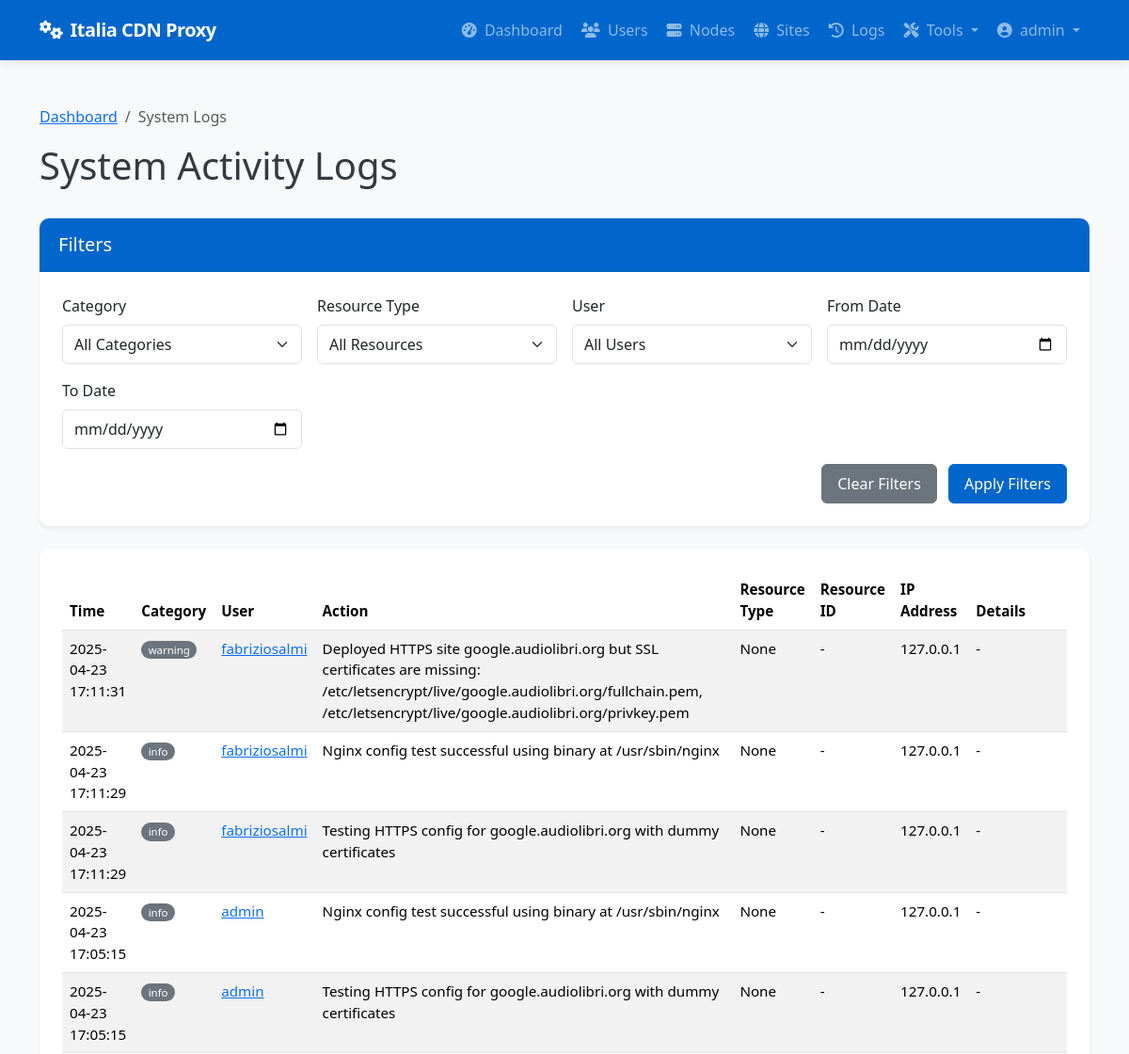
The page /admin/system/logs (signed in, upper part) on the database as committed earlier.
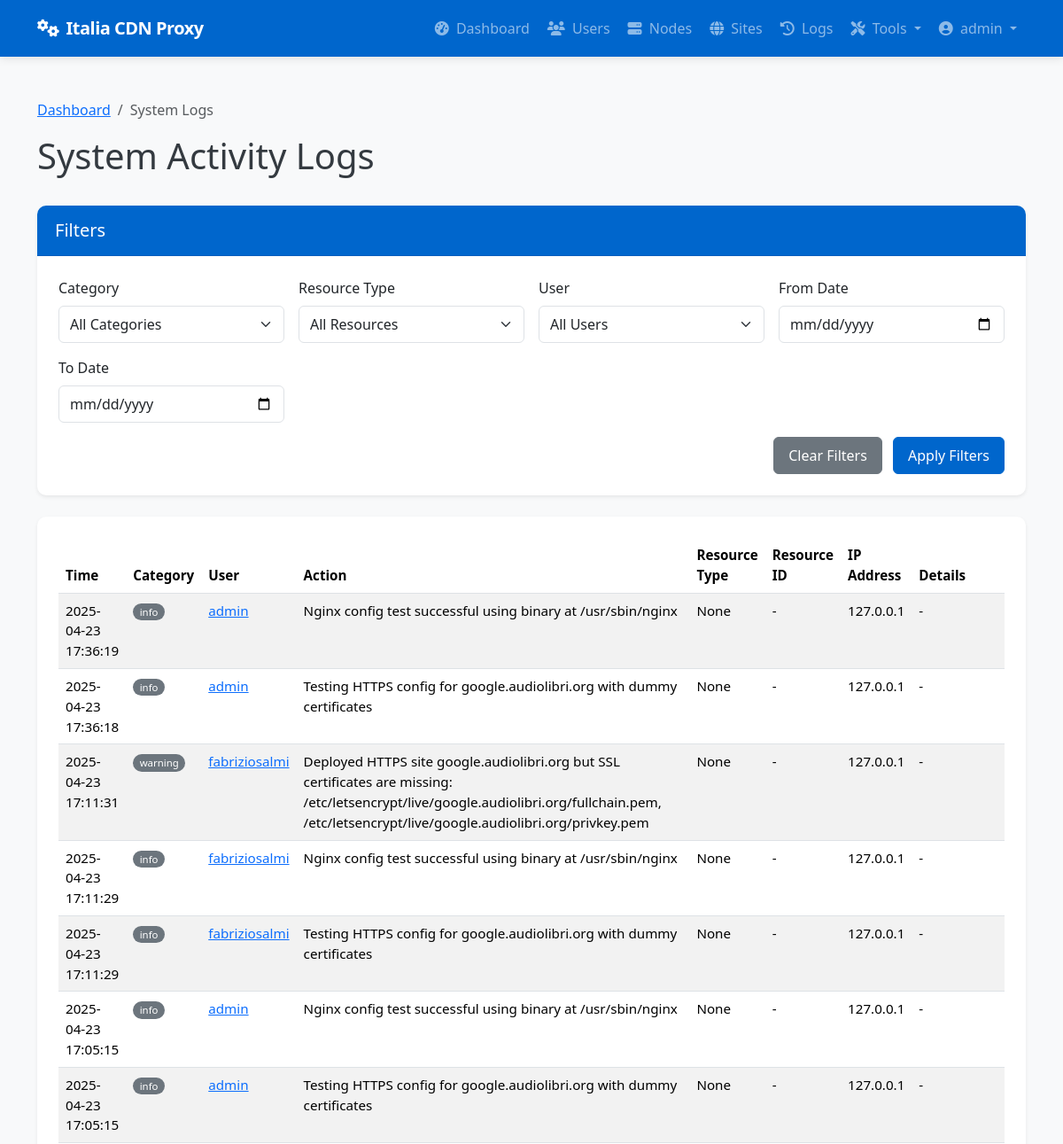
The same page on the database as committed later.
### app/models/models.py (models this page shows, shortened)
class User(db.Model):
    __tablename__ = 'users'
    id = db.Column(db.Integer, primary_key=True)
    username = db.Column(db.String(64), unique=True, index=True, nullable=False)
    email = db.Column(db.String(120), unique=True, index=True, nullable=False)
    password_hash = db.Column(db.String(128), nullable=False)
    role = db.Column(db.String(20), nullable=False, default='client')  # 'admin' or 'client'
    is_active = db.Column(db.Boolean, default=True)
    created_at = db.Column(db.DateTime, default=datetime.utcnow)
    last_login = db.Column(db.DateTime, nullable=True)
    sites = db.relationship('Site', backref='owner', lazy='dynamic')
    def is_admin(self):
        return self.role == 'admin'

class SystemLog(db.Model):
    __tablename__ = 'system_logs'
    id = db.Column(db.Integer, primary_key=True)
    user_id = db.Column(db.Integer, db.ForeignKey('users.id'), nullable=True)  # Null for system events
    category = db.Column(db.String(32), nullable=False)  # auth, admin, system, security, etc.
    action = db.Column(db.String(64), nullable=False)    # login, logout, create, delete, etc.
    resource_type = db.Column(db.String(32), nullable=True)  # user, node, site, etc.
    resource_id = db.Column(db.Integer, nullable=True)       # ID of the affected resource
    details = db.Column(db.Text, nullable=True)              # Additional details
    ip_address = db.Column(db.String(45), nullable=True)     # IP address of user/system
    created_at = db.Column(db.DateTime, default=datetime.utcnow)
    user = db.relationship('User', backref=db.backref('system_logs', lazy='dynamic'))

### app/controllers/admin.py (the view, shortened to what this page needs)
@admin.route('/system/logs')
@login_required
@admin_required
def system_logs():
    category = request.args.get('category')
    user_id = request.args.get('user_id')
    resource_type = request.args.get('resource_type')
    from_date = request.args.get('from_date')
    to_date = request.args.get('to_date')
    from app.models.models import SystemLog
    query = SystemLog.query
    if category:
        query = query.filter(SystemLog.category == category)
    if user_id:
        query = query.filter(SystemLog.user_id == user_id)
    if resource_type:
        query = query.filter(SystemLog.resource_type == resource_type)
    if from_date:
        try:
            from_datetime = datetime.strptime(from_date, '%Y-%m-%d')
            query = query.filter(SystemLog.created_at >= from_datetime)
        except ValueError:
            pass
    categories = db.session.query(SystemLog.category).distinct().all()
    resource_types = db.session.query(SystemLog.resource_type).distinct().all()
    users = User.query.all()
    page = request.args.get('page', 1, type=int)
    logs = query.order_by(SystemLog.created_at.desc()).paginate(page=page, per_page=50)
    return render_template('admin/system_logs.html',
                          logs=logs,
                          categories=[c[0] for c in categories if c[0]],
                          resource_types=[r[0] for r in resource_types if r[0]],
                          users=users,
                          filters={
                              'category': category,
                              'user_id': user_id,
                              'resource_type': resource_type,
                              'from_date': from_date,
                              'to_date': to_date
                          })

### app/models/__init__.py (called while the page is built)
@login_manager.user_loader
def load_user(user_id):
    return User.query.get(int(user_id))

### app/services/access_control.py (called while the page is built)
def admin_required(f):
    @wraps(f)
    def decorated_function(*args, **kwargs):
        if not current_user.is_admin():
            flash('You need admin privileges to access this page.', 'error')
            return abort(403)
        return f(*args, **kwargs)
    return decorated_function

### app/templates/admin/system_logs.html (shortened to what this page needs)
{% extends 'base.html' %}
{% block content %}
<div class="container py-4">
    <nav aria-label="breadcrumb">
        <ol class="breadcrumb">
            <li class="breadcrumb-item"><a href="{{ url_for('admin.dashboard') }}">Dashboard</a></li>
            <li class="breadcrumb-item active" aria-current="page">System Logs</li>
        </ol>
    </nav>
    <div class="d-flex justify-content-between align-items-center mb-4">
        <h1>System Activity Logs</h1>
    </div>
    <div class="card shadow-sm mb-4">
        <div class="card-header bg-primary text-white">
            <h5 class="card-title mb-0">Filters</h5>
        </div>
        <div class="card-body">
            <form method="GET" action="{{ url_for('admin.system_logs') }}" class="row g-3">
                <div class="col-md-3">
                    <label for="category" class="form-label">Category</label>
                    <select class="form-select" id="category" name="category">
                        <option value="">All Categories</option>
                    </select>
                </div>
                <div class="col-md-3">
                    <label for="resource_type" class="form-label">Resource Type</label>
                    <select class="form-select" id="resource_type" name="resource_type">
                        <option value="">All Resources</option>
                    </select>
                </div>
                <div class="col-md-3">
                    <label for="user_id" class="form-label">User</label>
                    <select class="form-select" id="user_id" name="user_id">
                        <option value="">All Users</option>
                    </select>
                </div>
                <div class="col-md-3">
                    <label for="from_date" class="form-label">From Date</label>
                    <input type="date" class="form-control" id="from_date" name="from_date" value="{{ filters.from_date }}">
                </div>
                <div class="col-md-3">
                    <label for="to_date" class="form-label">To Date</label>
                    <input type="date" class="form-control" id="to_date" name="to_date" value="{{ filters.to_date }}">
                </div>
                <div class="col-md-12 text-end">
                    <a href="{{ url_for('admin.system_logs') }}" class="btn btn-secondary me-2">Clear Filters</a>
                    <button type="submit" class="btn btn-primary">Apply Filters</button>
                </div>
            </form>
        </div>
    </div>
    <div class="card shadow-sm">
        <div class="card-body">
            {% if logs.items %}
                <div class="table-responsive">
                    <table class="table table-striped table-hover">
                        <thead>
                            <tr>
                                <th>Time</th>
                                <th>Category</th>
                                <th>User</th>
                                <th>Action</th>
                                <th>Resource Type</th>
                                <th>Resource ID</th>
                                <th>IP Address</th>
                                <th>Details</th>
                            </tr>
                        </thead>
                        <tbody>
                            {% for log in logs.items %}
                            <tr>
                                <td>{{ log.created_at.strftime('%Y-%m-%d %H:%M:%S') }}</td>
                                <td>
                                    <span class="badge rounded-pill
                                    {% if log.category == 'auth' %}bg-info
                                    {% elif log.category == 'admin' %}bg-primary
                                    {% elif log.category == 'security' %}bg-danger
                                    {% elif log.category == 'system' %}bg-success
                                    {% else %}bg-secondary{% endif %}">
                                        {{ log.category }}
                                    </span>
                                </td>
                                <td>
                                    {% if log.user %}
                                        <a href="{{ url_for('admin.edit_user', user_id=log.user_id) }}">{{ log.user.username }}</a>
                                    {% else %}
                                        <span class="text-muted">System</span>
                                    {% endif %}
                                </td>
                                <td>{{ log.action }}</td>
                                <td>{{ log.resource_type }}</td>
                                <td>
                                    {% if log.resource_type == 'site' and log.resource_id %}
                                        <a href="{{ url_for('admin.view_site', site_id=log.resource_id) }}">{{ log.resource_id }}</a>
                                    {% elif log.resource_type == 'node' and log.resource_id %}
                                        <a href="{{ url_for('admin.view_node', node_id=log.resource_id) }}">{{ log.resource_id }}</a>
                                    {% elif log.resource_type == 'user' and log.resource_id %}
                                        <a href="{{ url_for('admin.edit_user', user_id=log.resource_id) }}">{{ log.resource_id }}</a>
                                    {% else %}
                                        {{ log.resource_id if log.resource_id else '-' }}
                                    {% endif %}
                                </td>
                                <td>{{ log.ip_address or '-' }}</td>
                                <td>
                                    <span class="text-truncate d-inline-block" style="max-width: 300px;" title="{{ log.details }}">
                                        {{ log.details or '-' }}
                                    </span>
                                </td>
                            </tr>
                            {% endfor %}
                        </tbody>
                    </table>
                </div>
            {% else %}
                <div class="alert alert-info mb-0">
                    <i class="fas fa-info-circle me-2"></i> No system logs found matching your criteria.
                </div>
            {% endif %}
        </div>
    </div>
</div>
{% endblock %}

### app/templates/base.html (shortened to what this page needs)
<!DOCTYPE html>
<html lang="en">
<head>
    <link href="https://cdn.jsdelivr.net/npm/bootstrap@5.3.2/dist/css/bootstrap.min.css" rel="stylesheet">
    <link rel="stylesheet" href="https://cdnjs.cloudflare.com/ajax/libs/font-awesome/6.4.2/css/all.min.css">
</head>
<body>
    <header>
        <nav class="navbar navbar-expand-lg navbar-dark bg-primary">
            <div class="container">
                <a class="navbar-brand" href="/">
                    <i class="fas fa-cogs me-2"></i>Italia CDN Proxy
                </a>
                <div class="collapse navbar-collapse" id="navbarNav">
                    <ul class="navbar-nav ms-auto">
                        {% if current_user.is_authenticated %}
                            {% if current_user.is_admin() %}
                                <li class="nav-item">
                                    <a class="nav-link {% if request.endpoint == 'admin.dashboard' %}active{% endif %}" href="{{ url_for('admin.dashboard') }}">
                                        <i class="fas fa-tachometer-alt me-1"></i> Dashboard
                                    </a>
                                </li>
                                <li class="nav-item">
                                    <a class="nav-link {% if 'admin.list_users' in request.endpoint %}active{% endif %}" href="{{ url_for('admin.list_users') }}">
                                        <i class="fas fa-users me-1"></i> Users
                                    </a>
                                </li>
                                <li class="nav-item">
                                    <a class="nav-link {% if 'admin.list_nodes' in request.endpoint %}active{% endif %}" href="{{ url_for('admin.list_nodes') }}">
                                        <i class="fas fa-server me-1"></i> Nodes
                                    </a>
                                </li>
                                <li class="nav-item">
                                    <a class="nav-link {% if 'admin.list_sites' in request.endpoint %}active{% endif %}" href="{{ url_for('admin.list_sites') }}">
                                        <i class="fas fa-globe me-1"></i> Sites
                                    </a>
                                </li>
                                <li class="nav-item">
                                    <a class="nav-link {% if request.endpoint == 'admin.deployment_logs' %}active{% endif %}" href="{{ url_for('admin.deployment_logs') }}">
                                        <i class="fas fa-history me-1"></i> Logs
                                    </a>
                                </li>
                                <li class="nav-item dropdown">
                                    <a class="nav-link dropdown-toggle" href="#" id="adminToolsDropdown" role="button" data-bs-toggle="dropdown" aria-expanded="false">
                                        <i class="fas fa-tools me-1"></i> Tools
                                    </a>
                                </li>
                            {% endif %}
                            <li class="nav-item dropdown">
                                <a class="nav-link dropdown-toggle" href="#" id="userDropdown" role="button" data-bs-toggle="dropdown" aria-expanded="false">
                                    <i class="fas fa-user-circle me-1"></i> {{ current_user.username }}
                                </a>
                            </li>
                        {% endif %}
                    </ul>
                </div>
            </div>
        </nav>
    </header>
    <main>
        {% block content %}{% endblock %}
    </main>
</body>
</html>

### app/templates/base.html (style rules this page uses)
:root { --primary-color: #0066CC; --primary-dark: #0052a3; --success-color: #198754; --info-color: #0dcaf0; --warning-color: #ffc107; --danger-color: #dc3545; }
body { min-height: 100vh; display: flex; flex-direction: column; background-color: #f8f9fa; color: #343a40; }
main { flex: 1; padding: 1.5rem 0; }
.navbar-brand { font-weight: 700; letter-spacing: -0.5px; }
.navbar { box-shadow: 0 2px 10px rgba(0, 0, 0, 0.1); padding: 0.75rem 1rem; }
.nav-link { font-weight: 500; transition: all 0.2s ease; padding: 0.5rem 1rem; border-radius: 4px; margin: 0 0.125rem; }
.card { border-radius: 0.625rem; box-shadow: 0 4px 12px rgba(0, 0, 0, 0.05); border: none; margin-bottom: 1.75rem; overflow: hidden; transition: transform 0.2s, box-shadow 0.2s; }
.card-header { border-bottom: 1px solid rgba(0, 0, 0, 0.075); background-color: #fff; padding: 1rem 1.25rem; font-weight: 600; }
.card-body { padding: 1.5rem; }
.btn { border-radius: 0.375rem; padding: 0.5rem 1rem; font-weight: 500; transition: all 0.2s; }
.btn-primary { background-color: var(--primary-color); border-color: var(--primary-color); }
.bg-primary { background-color: var(--primary-color) !important; }
.table { font-size: 0.95rem; }
.table th { font-weight: 600; border-top: none; }
.table-striped tbody tr:nth-of-type(odd) { background-color: rgba(0, 0, 0, 0.02); }
.badge { font-weight: 500; padding: 0.35em 0.65em; }
.form-control, .form-select { border-radius: 0.375rem; padding: 0.5rem 0.75rem; border-color: #dee2e6; }

Rows that differ between the two databases and show on the page:
added SystemLog: created_at "2025-04-23 17:36:19", category "info", user.username "admin", action "Nginx config test successful using binary at /usr/sbin/nginx", resource_type "None", resource_id "-", ip_address "127.0.0.1", details "-"
added SystemLog: created_at "2025-04-23 17:36:18", category "info", user.username "admin", action "Testing HTTPS config for google.audiolibri.org with dummy certificates", resource_type "None", resource_id "-", ip_address "127.0.0.1", details "-"
